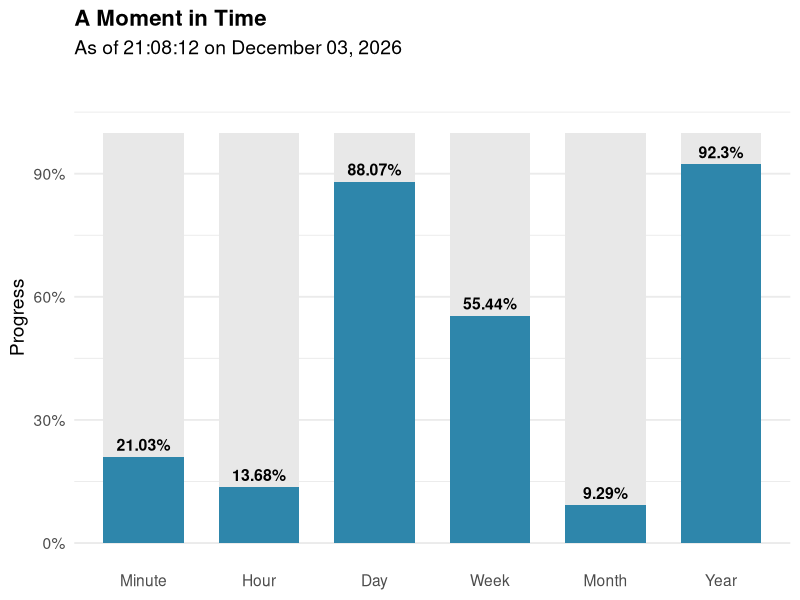
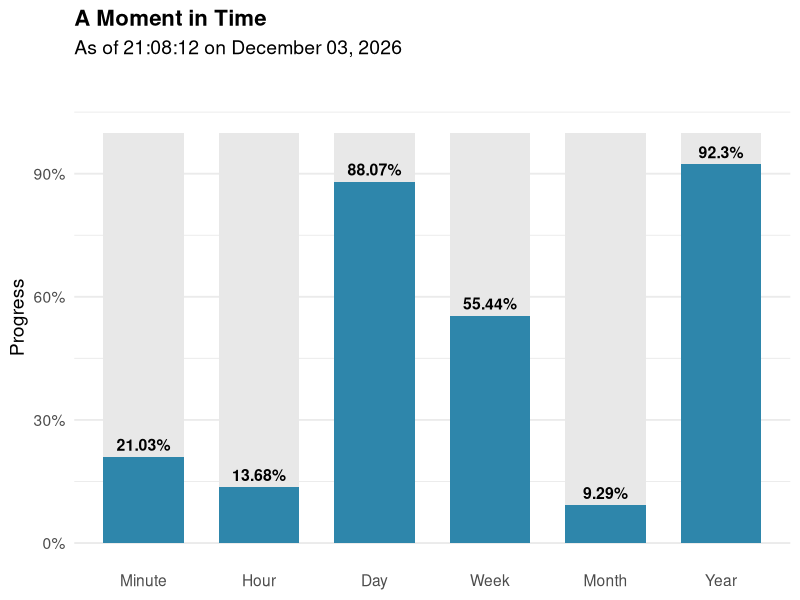

The R source for these figures, in order:
## ---- chunk 1
library(ggplot2)
library(lubridate)
library(dplyr)
library(tidyr)

# Get current timestamp in Eastern Time
now <- with_tz(Sys.time(), tzone = "America/New_York")
## ---- chunk 2
#| echo: false
#| fig.width: 10
#| fig.height: 8

# Calculate progress through different time periods
progress_data <- tibble(
  period = factor(c("Minute", "Hour", "Day", "Week", "Month", "Year"),
                  levels = c("Minute", "Hour", "Day", "Week", "Month", "Year")),
  progress = c(
    second(now) / 60,  # Progress through current minute
    (minute(now) * 60 + second(now)) / 3600,  # Progress through current hour
    (hour(now) * 3600 + minute(now) * 60 + second(now)) / 86400,  # Progress through day
    (wday(now, week_start = 1) - 1 +
      (hour(now) * 3600 + minute(now) * 60 + second(now)) / 86400) / 7,  # Progress through week
    (day(now) - 1 +
      (hour(now) * 3600 + minute(now) * 60 + second(now)) / 86400) /
      days_in_month(now),  # Progress through month
    (yday(now) - 1 +
      (hour(now) * 3600 + minute(now) * 60 + second(now)) / 86400) /
      (365 + leap_year(now))  # Progress through year
  )
) |>
  mutate(
    remaining = 1 - progress,
    label = paste0(round(progress * 100, 2), "%")
  )

# Create stacked bar chart with proper layering
time_plot <- ggplot(progress_data, aes(x = period)) +
  geom_col(aes(y = 1), fill = "#E8E8E8", width = 0.7) +  # Full bar background first
  geom_col(aes(y = progress), fill = "#2E86AB", width = 0.7) +  # Progress on top
  geom_text(aes(y = progress, label = label), vjust = -0.5, size = 4, fontface = "bold") +
  scale_y_continuous(labels = scales::percent, limits = c(0, 1.1)) +
  labs(
    title = "A Moment in Time",
    subtitle = paste("As of", format(now, "%H:%M:%S on %B %d, %Y")),
    x = NULL,
    y = "Progress"
  ) +
  theme_minimal(base_size = 14) +
  theme(
    plot.title = element_text(face = "bold", size = 16),
    panel.grid.major.x = element_blank()
  )

time_plot
## ---- chunk 3
#| echo: false

time_plot
